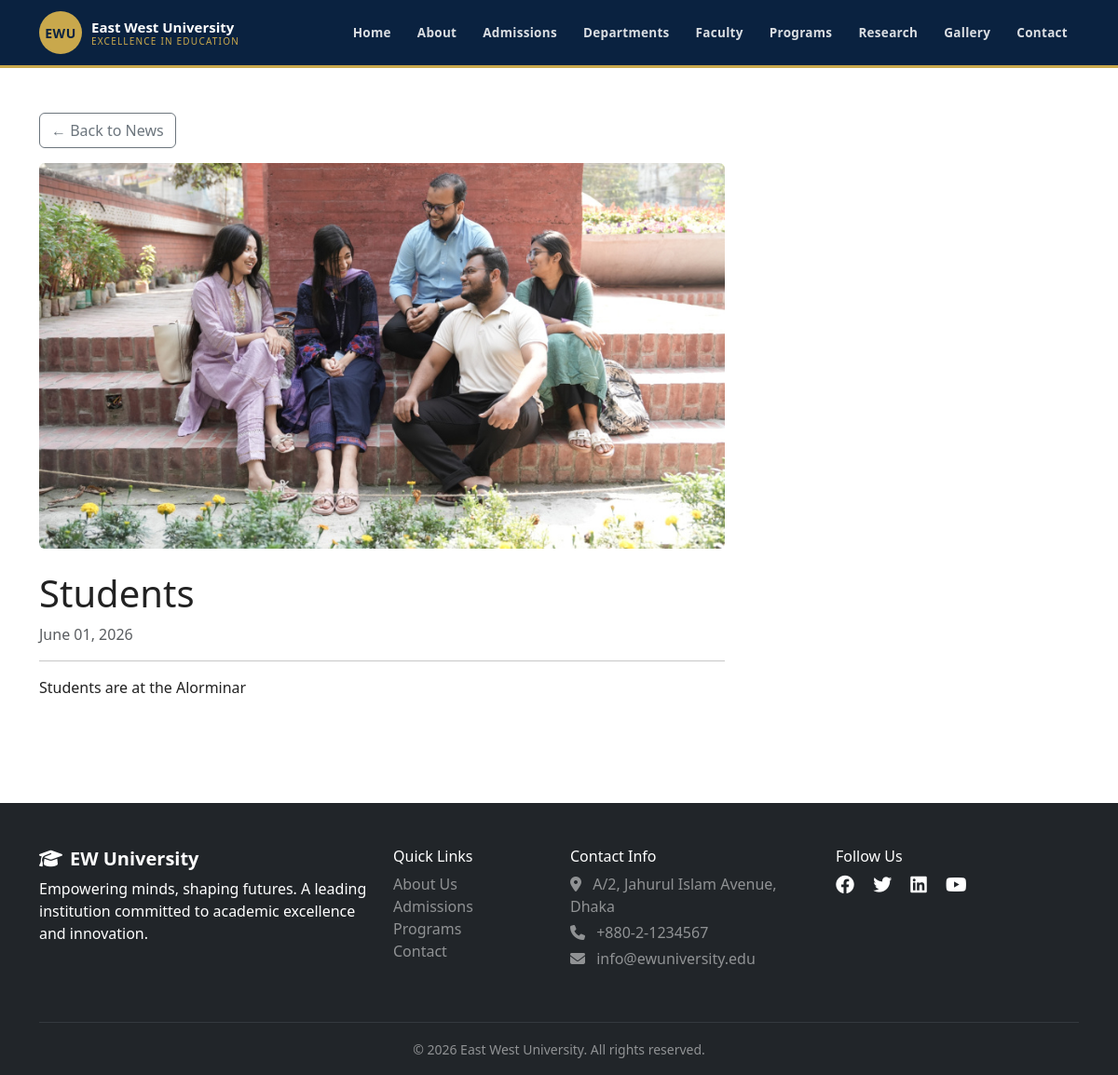
Before: /news/1/ with the older database file.
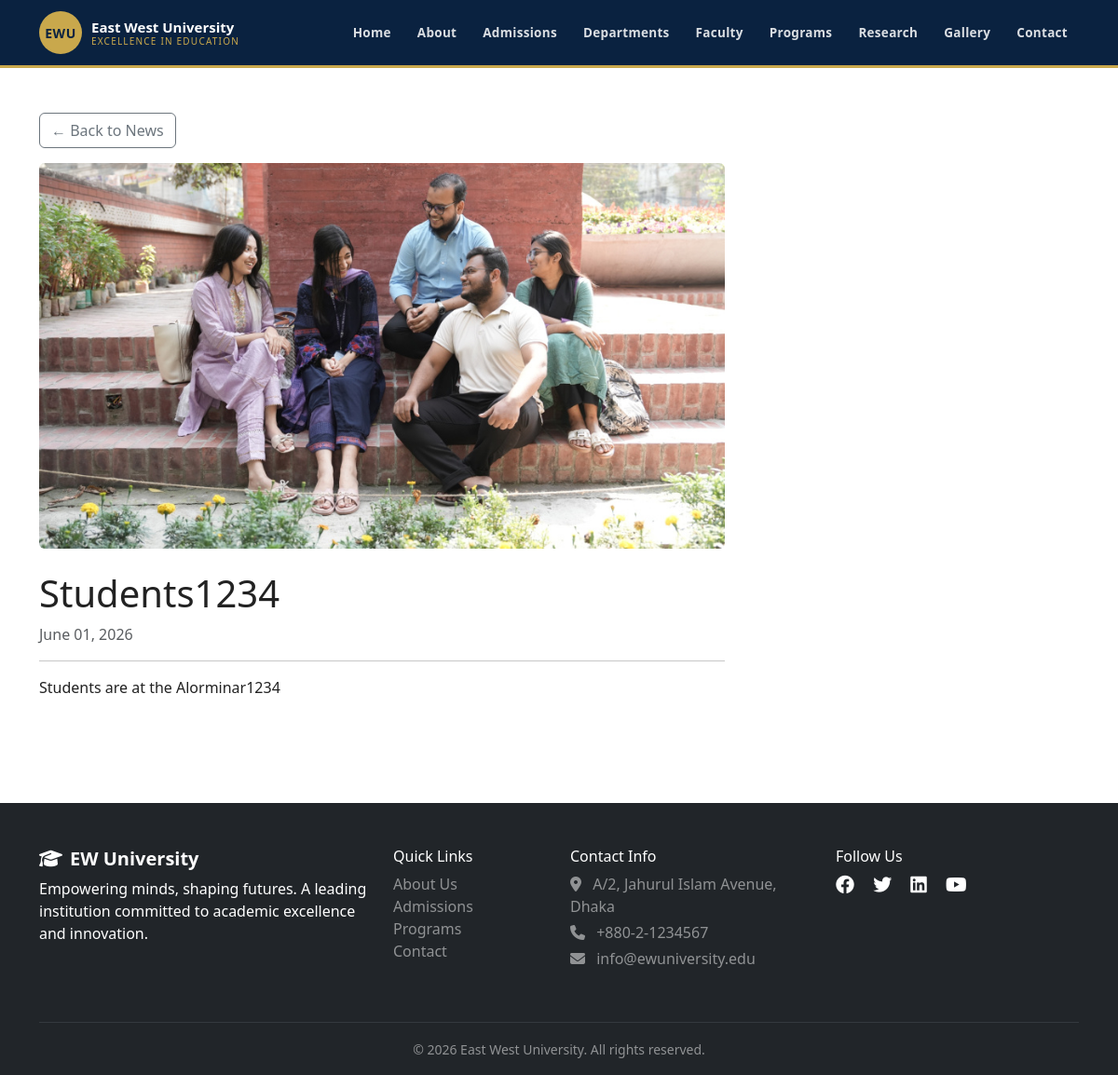
After: the same page with the newer database file.
### main/models.py (models this page shows, shortened)
class News(models.Model):
    title       = models.CharField(max_length=200)
    image       = models.ImageField(upload_to='news/', blank=True, null=True)
    description = models.TextField()
    created_at  = models.DateTimeField(auto_now_add=True)
    class Meta:
        ordering = ['-created_at']
        verbose_name_plural = 'News'

### main/views.py (the view)
# urls.py: path('news/<int:pk>/', views.news_detail, name='news_detail'),
def news_detail(request, pk):
    news_item = get_object_or_404(News, pk=pk)
    return render(request, 'news_details.html', {'news': news_item})

### templates/news_details.html (shortened to what this page needs)
{% extends 'base.html' %}
{% block content %}
<section class="py-5">
    <div class="container">
        <a href="{% url 'news_list' %}" class="btn btn-outline-secondary mb-3">&larr; Back to News</a>
        <div class="row">
            <div class="col-lg-8">
                <img src="{{ news.image.url }}" class="img-fluid rounded mb-4" alt="{{ news.title }}">
                <h1>{{ news.title }}</h1>
                <p class="text-muted">{{ news.created_at|date:"F d, Y" }}</p>
                <hr>
                <p>{{ news.description|linebreaks }}</p>
            </div>
        </div>
    </div>
</section>
{% endblock %}

Changed rows visible on the page:
changed News: title "Students" → "Students1234"; description "Students are at the Alorminar" → "Students are at the Alorminar1234"
